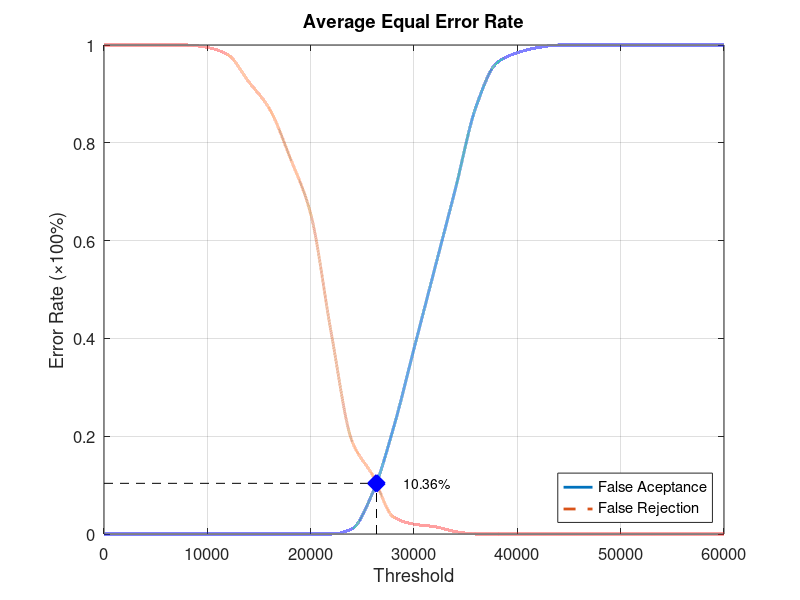
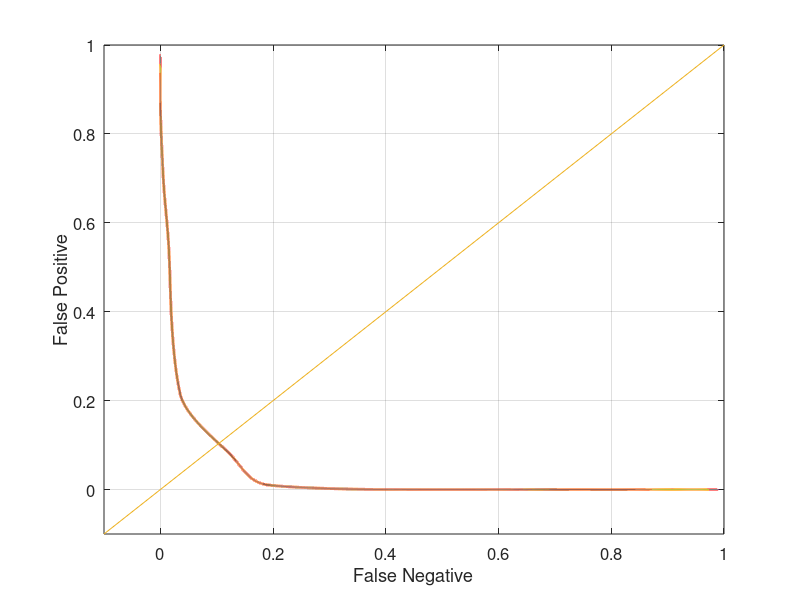

These figures' MATLAB source, in order:
function yEER = Database1_2
close all;
clear;
clc;
x = 0:2000:60000;
xq = 0:0.5:60000;

y0 = [0 0 0 0 0 0 0 0 0 0 0 0 0.0105263 0.0842105 0.215789 0.378947 0.542105 0.705263 0.873684 0.963158 0.984211 0.994737 1 1 1 1 1 1 1 1 1];
yy0 = interp1(x, y0, xq, 'pchip');
y1 = [1 1 1 1 1 0.995 0.98 0.925 0.87 0.77 0.655 0.41 0.19 0.12 0.035 0.02 0.015 0.005 0 0 0 0 0 0 0 0 0 0 0 0 0];
yy1 = interp1(x, y1, xq, 'pchip');

% Calculating EER: 
y2 = abs(y0 - y1);
find(y2 == min(y2))
yy2 = abs(yy0 - yy1);
xEER = find(yy2 == min(yy2));
xEERIndex = xq(xEER) % X-axis EER
yEER = yy0(xEER) % Y-axis EER

main = figure
plot(xq, yy0,'-','LineWidth', 2);	hold on
plot(xq, yy1,'--','LineWidth', 2);	hold on
plot([xEERIndex xEERIndex], [0 yEER], 'k--');	hold on
plot([0 xEERIndex], [yEER yEER], 'k--');	hold on
plot(xEERIndex, yEER, 'bx', 'LineWidth', 10);	hold on
text(xEERIndex + 10 * xEERIndex / 100, yEER, [num2str(round((10000 * yEER)) / 100) '%'])
legend('False Aceptance', 'False Rejection', 'Location', 'SouthEast')
xlabel('Threshold')
ylabel('Error Rate (\times100%)')
title('Average Equal Error Rate')
set(gca, 'FontSize', 12)
axis([0 60000 0 1])
grid on

print(main, 'Database1_2Main', '-dpng');
FNRxFPR = figure('Color', [1 1 1]);
plot(yy1, yy0, '-', yy1, yy0, 'LineWidth', 2);
hold on
y = -0.1:0.1:1
plot(y, y); 
set(gca, 'FontSize', 12)
xlabel('False Negative')
ylabel('False Positive')
axis([-0.1 1 -0.1 1])
set(gca, 'FontSize', 12)
grid on

print(FNRxFPR, 'Database1_2FNRxFPR','-dpng');
end
